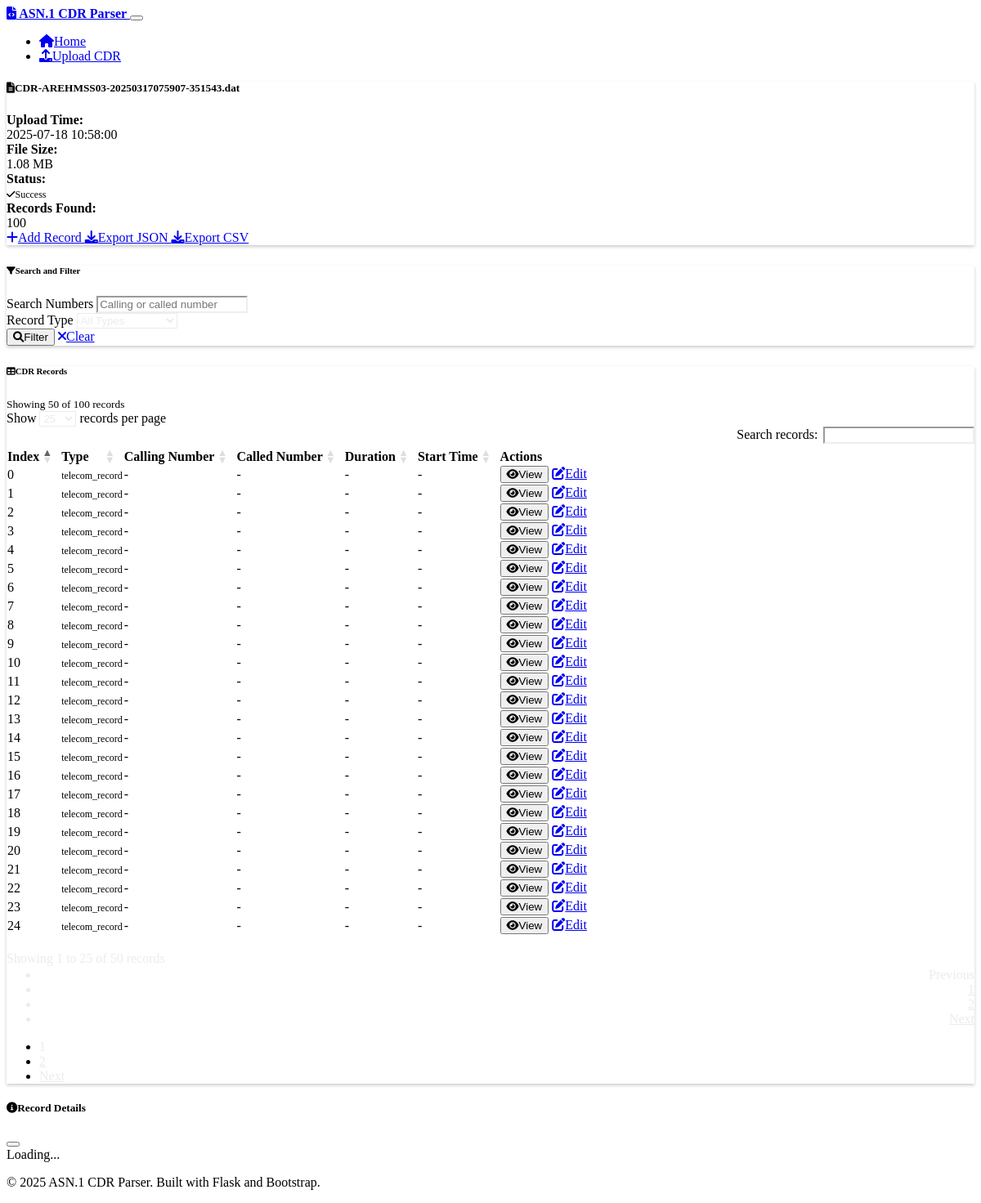
Screenshot of /results/2 with the database file from the repository.
### models.py (models this page shows, shortened)
class CDRFile(db.Model):
    id = db.Column(db.Integer, primary_key=True)
    filename = db.Column(db.String(255), nullable=False)
    original_filename = db.Column(db.String(255), nullable=False)
    file_size = db.Column(db.Integer, nullable=False)
    upload_time = db.Column(db.DateTime, default=datetime.utcnow)
    parse_status = db.Column(db.String(50), default='pending')  # pending, success, error
    error_message = db.Column(db.Text)
    records_count = db.Column(db.Integer, default=0)
    records = db.relationship('CDRRecord', backref='file', lazy=True, cascade='all, delete-orphan')

class CDRRecord(db.Model):
    id = db.Column(db.Integer, primary_key=True)
    file_id = db.Column(db.Integer, db.ForeignKey('cdr_file.id'), nullable=False)
    record_index = db.Column(db.Integer, nullable=False)
    record_type = db.Column(db.String(100))
    calling_number = db.Column(db.String(50))
    called_number = db.Column(db.String(50))
    call_duration = db.Column(db.Integer)  # in seconds
    start_time = db.Column(db.DateTime)
    end_time = db.Column(db.DateTime)
    raw_data = db.Column(db.Text)  # JSON string of the complete parsed record

### routes.py (the view, shortened to what this page needs)
@app.route('/results/<int:file_id>')
def view_results(file_id):
    cdr_file = CDRFile.query.get_or_404(file_id)
    page = request.args.get('page', 1, type=int)
    per_page = 50
    search_query = request.args.get('search', '')
    record_type_filter = request.args.get('record_type', '')
    query = CDRRecord.query.filter_by(file_id=file_id)
    if record_type_filter:
        query = query.filter(CDRRecord.record_type == record_type_filter)
    records = query.paginate(
        page=page,
        per_page=per_page,
        error_out=False
    )
    record_types = db.session.query(CDRRecord.record_type).filter_by(file_id=file_id).distinct().all()
    record_types = [rt[0] for rt in record_types if rt[0]]
    return render_template('results.html',
                         cdr_file=cdr_file,
                         records=records,
                         record_types=record_types,
                         search_query=search_query,
                         record_type_filter=record_type_filter)

### templates/results.html (shortened to what this page needs)
{% extends "base.html" %}
{% block content %}
<div class="row mb-4">
    <div class="col-12">
        <div class="card">
            <div class="card-header">
                <h5 class="card-title mb-0">
                    <i class="fas fa-file-alt me-2"></i>{{ cdr_file.original_filename }}
                </h5>
            </div>
            <div class="card-body">
                <div class="row">
                    <div class="col-md-3">
                        <strong>Upload Time:</strong><br>
                        <span class="text-muted">{{ cdr_file.upload_time.strftime('%Y-%m-%d %H:%M:%S') }}</span>
                    </div>
                    <div class="col-md-3">
                        <strong>File Size:</strong><br>
                        <span class="text-muted">{{ "%.2f"|format(cdr_file.file_size / 1024 / 1024) }} MB</span>
                    </div>
                    <div class="col-md-3">
                        <strong>Status:</strong><br>
                        {% if cdr_file.parse_status == 'success' %}
                            <span class="badge bg-success">
                                <i class="fas fa-check me-1"></i>Success
                            </span>
                        {% else %}
                            <span class="badge bg-danger">
                                <i class="fas fa-times me-1"></i>Error
                            </span>
                        {% endif %}
                    </div>
                    <div class="col-md-3">
                        <strong>Records Found:</strong><br>
                        <span class="text-muted">{{ cdr_file.records_count }}</span>
                    </div>
                </div>
                {% if cdr_file.parse_status == 'success' %}
                <div class="mt-3">
                    <a href="{{ url_for('create_record_form', file_id=cdr_file.id) }}" class="btn btn-outline-success btn-sm">
                        <i class="fas fa-plus me-1"></i>Add Record
                    </a>
                    <a href="{{ url_for('export_data', file_id=cdr_file.id, format='json') }}" class="btn btn-outline-primary btn-sm">
                        <i class="fas fa-download me-1"></i>Export JSON
                    </a>
                    <a href="{{ url_for('export_data', file_id=cdr_file.id, format='csv') }}" class="btn btn-outline-primary btn-sm">
                        <i class="fas fa-download me-1"></i>Export CSV
                    </a>
                </div>
                {% endif %}
            </div>
        </div>
    </div>
</div>
{% if cdr_file.parse_status == 'success' and cdr_file.records_count > 0 %}
<div class="row mb-4">
    <div class="col-12">
        <div class="card">
            <div class="card-header">
                <h6 class="card-title mb-0">
                    <i class="fas fa-filter me-2"></i>Search and Filter
                </h6>
            </div>
            <div class="card-body">
                <form method="GET" class="row g-3">
                    <div class="col-md-4">
                        <label for="search" class="form-label">Search Numbers</label>
                        <input type="text" class="form-control" id="search" name="search"
                               value="{{ search_query }}" placeholder="Calling or called number">
                    </div>
                    <div class="col-md-4">
                        <label for="record_type" class="form-label">Record Type</label>
                        <select class="form-select" id="record_type" name="record_type">
                            <option value="">All Types</option>
                        </select>
                    </div>
                    <div class="col-md-4 d-flex align-items-end">
                        <button type="submit" class="btn btn-primary me-2">
                            <i class="fas fa-search me-1"></i>Filter
                        </button>
                        <a href="{{ url_for('view_results', file_id=cdr_file.id) }}" class="btn btn-outline-secondary">
                            <i class="fas fa-times me-1"></i>Clear
                        </a>
                    </div>
                </form>
            </div>
        </div>
    </div>
</div>
<div class="row">
    <div class="col-12">
        <div class="card">
            <div class="card-header d-flex justify-content-between align-items-center">
                <h6 class="card-title mb-0">
                    <i class="fas fa-table me-2"></i>CDR Records
                </h6>
                <small class="text-muted">
                    Showing {{ records.items|length }} of {{ records.total }} records
                </small>
            </div>
            <div class="card-body">
                {% if records.items %}
                <div class="table-responsive">
                    <table class="table table-hover" id="cdrTable">
                        <thead>
                            <tr>
                                <th>Index</th>
                                <th>Type</th>
                                <th>Calling Number</th>
                                <th>Called Number</th>
                                <th>Duration</th>
                                <th>Start Time</th>
                                <th>Actions</th>
                            </tr>
                        </thead>
                        <tbody>
                            {% for record in records.items %}
                            <tr>
                                <td>{{ record.record_index }}</td>
                                <td>
                                    <span class="badge bg-secondary">{{ record.record_type or 'unknown' }}</span>
                                </td>
                                <td>{{ record.calling_number or '-' }}</td>
                                <td>{{ record.called_number or '-' }}</td>
                                <td>
                                    {% if record.call_duration %}
                                        {{ record.call_duration }}s
                                    {% else %}
                                        -
                                    {% endif %}
                                </td>
                                <td>
                                    {% if record.start_time %}
                                        {{ record.start_time.strftime('%Y-%m-%d %H:%M:%S') }}
                                    {% else %}
                                        -
                                    {% endif %}
                                </td>
                                <td>
                                    <div class="btn-group" role="group">
                                        <button class="btn btn-sm btn-outline-info"
                                                onclick="viewRecordDetails({{ record.id }})">
                                            <i class="fas fa-eye me-1"></i>View
                                        </button>
                                        <a href="{{ url_for('edit_record', record_id=record.id) }}"
                                           class="btn btn-sm btn-outline-warning">
                                            <i class="fas fa-edit me-1"></i>Edit
                                        </a>
                                    </div>
                                </td>
                            </tr>
                            {% endfor %}
                        </tbody>
                    </table>
                </div>
                {% if records.pages > 1 %}
                <nav aria-label="CDR Records pagination" class="mt-4">
                    <ul class="pagination justify-content-center">
                        {% for page_num in records.iter_pages(left_edge=1, right_edge=1, left_current=1, right_current=2) %}
                            {% if page_num %}
                                {% if page_num != records.page %}
                                <li class="page-item">
                                    <a class="page-link" href="{{ url_for('view_results', file_id=cdr_file.id, page=page_num, search=search_query, record_type=record_type_filter) }}">
                                        {{ page_num }}
                                    </a>
                                </li>
                                {% else %}
                                <li class="page-item active">
                                    <span class="page-link">{{ page_num }}</span>
                                </li>
                                {% endif %}
                            {% else %}
                                <li class="page-item disabled">
                                    <span class="page-link">...</span>
                                </li>
                            {% endif %}
                        {% endfor %}
                        {% if records.has_next %}
                        <li class="page-item">
                            <a class="page-link" href="{{ url_for('view_results', file_id=cdr_file.id, page=records.next_num, search=search_query, record_type=record_type_filter) }}">
                                Next
                            </a>
                        </li>
                        {% endif %}
                    </ul>
                </nav>
                {% endif %}
                {% endif %}
            </div>
        </div>
    </div>
</div>
{% endif %}
<div class="modal fade" id="recordDetailsModal" tabindex="-1">
    <div class="modal-dialog modal-lg">
        <div class="modal-content">
            <div class="modal-header">
                <h5 class="modal-title">
                    <i class="fas fa-info-circle me-2"></i>Record Details
                </h5>
                <button type="button" class="btn-close" data-bs-dismiss="modal"></button>
            </div>
            <div class="modal-body" id="recordDetailsContent">
                <div class="text-center">
                    <div class="spinner-border" role="status">
                        <span class="visually-hidden">Loading...</span>
                    </div>
                </div>
            </div>
        </div>
    </div>
</div>
{% endblock %}

### static/css/custom.css (style rules this page uses)
:root { --bs-body-bg: #1a1a1a; --bs-body-color: #e9ecef; }
.card { border: 1px solid var(--bs-border-color); box-shadow: 0 0.125rem 0.25rem rgba(0, 0, 0, 0.2); }
.table-responsive { border-radius: 0.375rem; }
.table thead th { border-bottom: 2px solid var(--bs-border-color); font-weight: 600; }
.modal-content { background-color: var(--bs-dark); border: 1px solid var(--bs-border-color); }
.modal-header { border-bottom: 1px solid var(--bs-border-color); }
.badge { font-size: 0.75em; }
.spinner-border { color: var(--bs-primary); }
.form-control, .form-select { background-color: var(--bs-gray-800); border-color: var(--bs-border-color); color: var(--bs-body-color); }
.pagination .page-link { background-color: var(--bs-gray-800); border-color: var(--bs-border-color); color: var(--bs-body-color); }
.pagination .page-item.active .page-link { background-color: var(--bs-primary); border-color: var(--bs-primary); }

### rows the page displays
CDRFile: original_filename "CDR-AREHMSS03-20250317075907-351543.dat", upload_time "2025-07-18 10:58:00", cdr_file.file_size/1024/1024 "1.08", records_count "100"
CDRRecord: record_index "0", record_type "telecom_record", calling_number "-", called_number "-"
CDRRecord: record_index "1", record_type "telecom_record", calling_number "-", called_number "-"
CDRRecord: record_index "2", record_type "telecom_record", calling_number "-", called_number "-"
CDRRecord: record_index "3", record_type "telecom_record", calling_number "-", called_number "-"
CDRRecord: record_index "4", record_type "telecom_record", calling_number "-", called_number "-"
CDRRecord: record_index "5", record_type "telecom_record", calling_number "-", called_number "-"
CDRRecord: record_index "6", record_type "telecom_record", calling_number "-", called_number "-"
CDRRecord: record_index "7", record_type "telecom_record", calling_number "-", called_number "-"
CDRRecord: record_index "8", record_type "telecom_record", calling_number "-", called_number "-"
CDRRecord: record_index "9", record_type "telecom_record", calling_number "-", called_number "-"
CDRRecord: record_index "10", record_type "telecom_record", calling_number "-", called_number "-"
CDRRecord: record_index "11", record_type "telecom_record", calling_number "-", called_number "-"
CDRRecord: record_index "12", record_type "telecom_record", calling_number "-", called_number "-"
CDRRecord: record_index "13", record_type "telecom_record", calling_number "-", called_number "-"
CDRRecord: record_index "14", record_type "telecom_record", calling_number "-", called_number "-"
CDRRecord: record_index "15", record_type "telecom_record", calling_number "-", called_number "-"
CDRRecord: record_index "16", record_type "telecom_record", calling_number "-", called_number "-"
CDRRecord: record_index "17", record_type "telecom_record", calling_number "-", called_number "-"
CDRRecord: record_index "18", record_type "telecom_record", calling_number "-", called_number "-"
CDRRecord: record_index "19", record_type "telecom_record", calling_number "-", called_number "-"
CDRRecord: record_index "20", record_type "telecom_record", calling_number "-", called_number "-"
CDRRecord: record_index "21", record_type "telecom_record", calling_number "-", called_number "-"
CDRRecord: record_index "22", record_type "telecom_record", calling_number "-", called_number "-"
CDRRecord: record_index "23", record_type "telecom_record", calling_number "-", called_number "-"
CDRRecord: record_index "24", record_type "telecom_record", calling_number "-", called_number "-"

### other values shown
{{ records.items|length }} "50"
{{ records.total }} "100"
{{ page_num }} "1"
{{ page_num }} "2"
